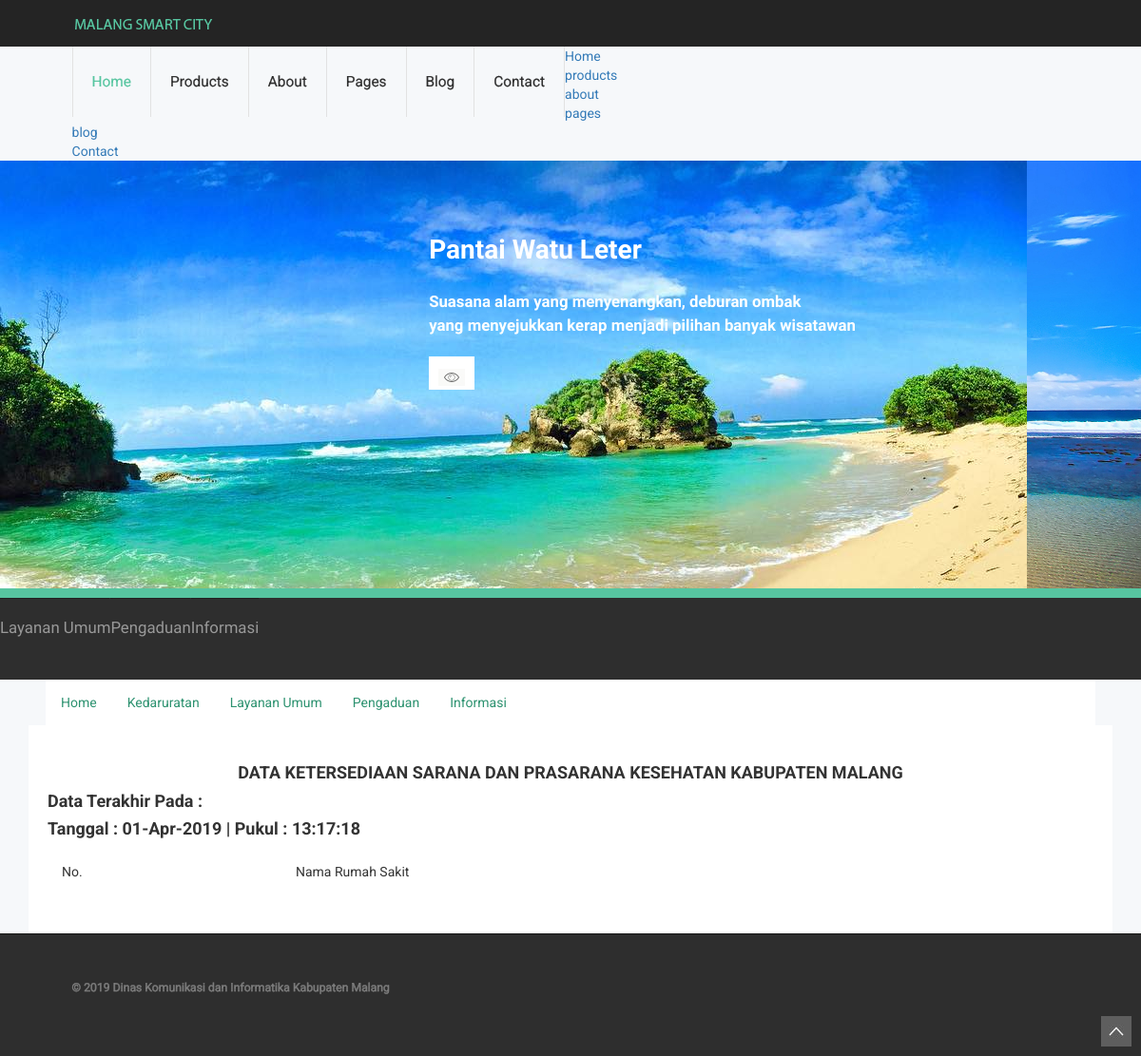
Before: /?page=Faskes with the older database file.
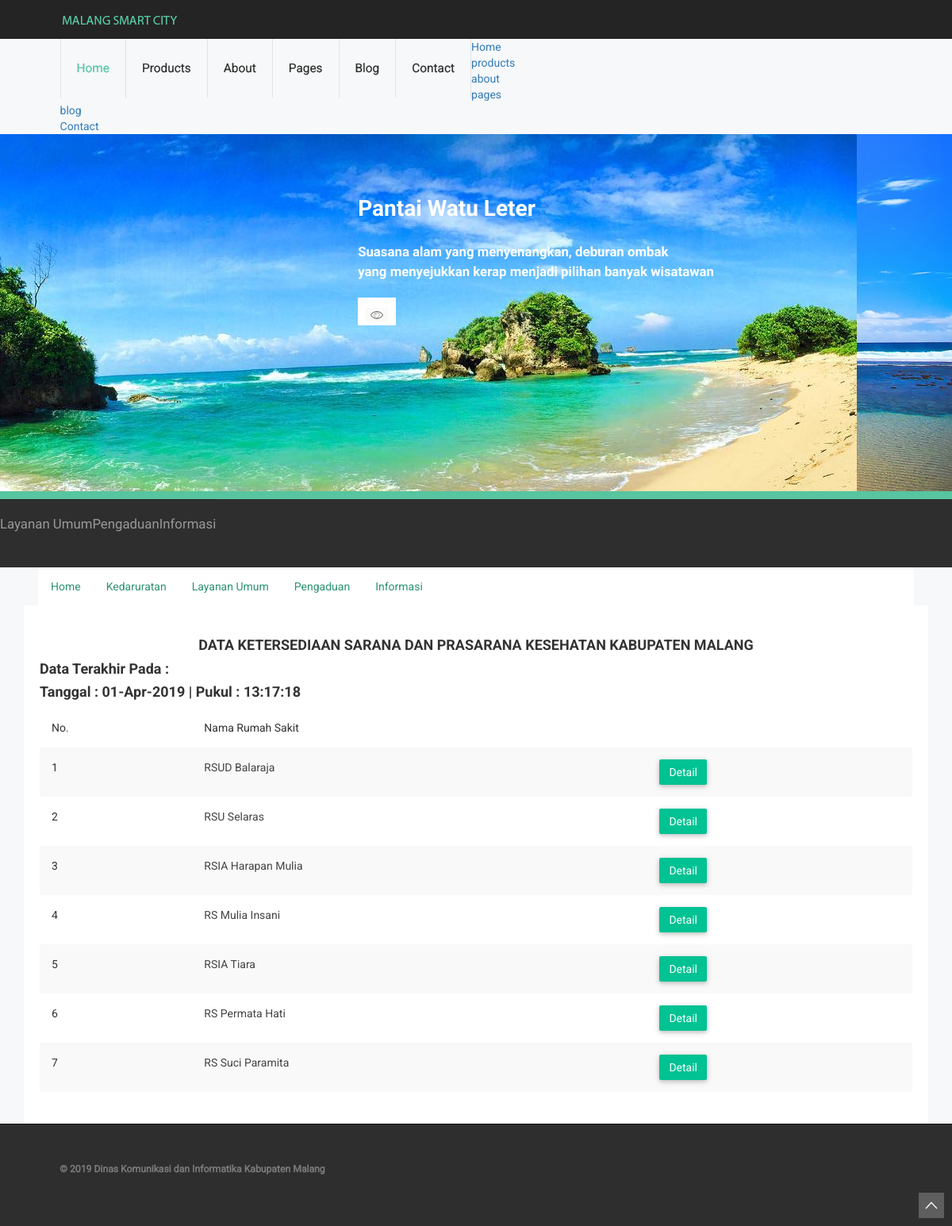
After: the same page with the newer database file.
### tables this page shows
CREATE TABLE `tb_rs` (
  `id_rs` varchar(15) NOT NULL,
  `nama_rs` varchar(200) NOT NULL,
  `alamat_rs` text NOT NULL,
  `telp_rs` varchar(100) NOT NULL
);

### faskes.php (the view, shortened to what this page needs)
<!doctype html>
<html class="no-js" lang="">
<head>
    <link rel="stylesheet" href="css2/bootstrap.min.css">
    <link rel="stylesheet" href="css2/font-awesome.min.css">
    <link rel="stylesheet" href="css2/owl.carousel.css">
    <link rel="stylesheet" href="css2/owl.theme.css">
    <link rel="stylesheet" href="css2/owl.transitions.css">
    <link rel="stylesheet" href="css2/meanmenu/meanmenu.min.css">
    <link rel="stylesheet" href="css2/animate.css">
    <link rel="stylesheet" href="css2/normalize.css">
    <link rel="stylesheet" href="css2/wave/waves.min.css">
    <link rel="stylesheet" href="css2/wave/button.css">
    <link rel="stylesheet" href="css2/scrollbar/jquery.mCustomScrollbar.min.css">
    <link rel="stylesheet" href="css2/notika-custom-icon.css">
    <link rel="stylesheet" href="css2/jquery.dataTables.min.css">
    <link rel="stylesheet" href="css2/main.css">
    <link rel="stylesheet" href="style.css">
    <link rel="stylesheet" href="css2/responsive.css">
</head>
<body>
    <div class="data-table-area">
        <div class="container">
            <div class="row">
                <div class="col-lg-12 col-md-12 col-sm-12 col-xs-12">
                    <div class="data-table-list">
                        <div class="table-responsive">
                            <table id="data-table-basic" class="table table-striped">
                    <center><h4>DATA KETERSEDIAAN SARANA DAN PRASARANA KESEHATAN KABUPATEN MALANG</h4></center>
     <h4>
         <b>Data Terakhir Pada : </b>
         </h4>
         <h4>
         <b>
    <?php
    $tanggal= mktime(date("m"),date("d"),date("Y"));
    echo "Tanggal : <b>".date("d-M-Y", $tanggal)."</b> ";
    $jam=date("H:i:s");
    echo "| Pukul : <b>". $jam." "."</b>";
    ?>
    </b>
         </h4>
                                <thead>
                                    <tr>
                                        <th>No.</th>
                                        <th>Nama Rumah Sakit</th>
                                        <th></th>
                                    </tr>
                                </thead>
                                <tbody>
                          <?php
                        include 'db/koneksi.php';
                        $no = 1;
                        $data = mysqli_query($koneksi,"select * from tb_rs");
                        while($d = mysqli_fetch_array($data)){
                           ?>
                                <tr>
                                  <td><?php echo $no++; ?></td>
                                  <td><a style="color: #444444;"><?php echo $d['nama_rs']; ?> </td>
                                  <td> <a href="detail_faskes.php?id=<?php echo $d['id_rs']; ?>">
                                    <button class="btn btn-success notika-btn-success">Detail</button></a>
                                   </td>
                                </tr>
                                  <?php
                              }
                                ?>
                                </tbody>
                            </table>
                        </div>
                    </div>
                </div>
            </div>
        </div>
    </div>
</body>
</html>

### index.php (shortened to what this page needs)
<!DOCTYPE HTML>
<html>
<head>
<link href="css/style.css" rel="stylesheet" type="text/css" media="all" />
<link type="text/css" rel="stylesheet" href="css/jquery.mmenu.all.css" />
	<link href="css/slider.css" rel="stylesheet" type="text/css" media="all" />
</head>
<body>
<div class="top_bg">
<div class="wrap">
	<div class="header">
		<div class="logo">
			<a href="index.html"><img src="images/logo2.png" alt=""/></a>
		</div>
	</div>
</div>
</div>
<div class="wrap">
<div class="header_btm">
		<div class="menu">
			<ul>
				<li class="active"><a href="index.html">Home</a>
				</li>
				<li><a href="products.html">products</a></li>
				<li><a href="about.html">about</a></li>
				<li><a href="index.html">pages</a></li>
				<li><a href="blog.html">blog</a></li>
				<li><a href="contact.html">Contact</a></li>
			</ul>
		</div>
		<nav id="menu-left">
			<ul>
				<li><a href="index.html">Home</a></li>
				<li><a href="products.html">products</a></li>
				<li><a href="about.html">about</a></li>
				<li><a href="index.html">pages</a></li>
				<li><a href="blog.html">blog</a></li>
				<li><a href="contact.html">Contact</a></li>
			</ul>
		</nav>
</div>
</div>
<div class="slider">
				<div class="image-slider">
					 <div class="wrapper">
                <div id="ei-slider" class="ei-slider">
                    <ul class="ei-slider-large">
						<li>
                            <div class="ei-title">
                            	<h2>Batu Night Spectacular</h2>
                                <h3 class="active">Batu Night Spectacular adalah sebuah lokawisata <br>
                                </h3>
                                <h3>
                                	<a class="ei_icons" href="details.html"><img src="images/icon_1.png" alt=""></a>
                                	</h3>
                            </div>
                        </li>
                        <li>
                            <div class="ei-title">
                            	<h2>Pulau Sempu</h2>
                                <h3 class="active">Pulau Sempu adalah sebuah pulau kecil yang terletak di<br>
                                </h3>
                                <h3>
                                	<a class="ei_icons" href="details.html"><img src="images/icon_1.png" alt=""></a>
                                </h3>
                            </div>
                        </li>
                        <li>
                            <div class="ei-title">
                                <h2>Museum Angkut</h2>
                                <h3 class="active">Museum Angkut merupakan museum transportasi dan <br>
                                </h3>
                                <h3>
                                	<a class="ei_icons" href="details.html"><img src="images/icon_1.png" alt=""></a>
                                </h3>
                            </div>
                        </li>
                        <li>
                            <div class="ei-title">
                                <h2>Pantai Balekambang</h2>
                                <h3 class="active">Pantai Balekambang adalah sebuah pantai  <br>
                                </h3>
                                <h3>
                                	<a class="ei_icons" href="details.html"><img src="images/icon_1.png" alt=""></a>
                                </h3>
                            </div>
                        </li>
                        <li>
                            <img src="images/watuleter.jpg" alt="image05"/>
                            <div class="ei-title">
                                <h2>Pantai Watu Leter</h2>
                                <h3 class="active">Suasana alam yang menyenangkan, deburan ombak <br>
                                	yang menyejukkan kerap menjadi pilihan banyak wisatawan
                                </h3>
                                <h3>
                                	<a class="ei_icons" href="details.html"><img src="images/icon_1.png" alt=""></a>
                                </h3>
                            </div>
                        </li>
                    </ul>
                    <ul class="ei-slider-thumbs">
                        <li class="ei-slider-element">Current</li>
                        <li  class="dropdown"><a href="#"><span>Layanan Umum</span></a>
                        </li>
                        <li class="dropdown"><a href="#"><span>Pengaduan</span> </a>
                        </li>
                        <li class="dropdown"><a href="#"><span>Informasi</span></a>
                        </li>
                    </ul>
                </div>
            </div>
		</div>
</div>
<header class="header">
	<div class="menu-malasngoding">
		<ul>
			<li><a href="index.php">Home</a></li>
			<li class="dropdown"><a>Kedaruratan</a>
			</li>
			<li class="dropdown"><a>Layanan Umum</a>
			</li>
			<li class="dropdown"><a>Pengaduan</a>
			</li>
			<li class="dropdown"><a>Informasi</a>
			</li>
		</ul>
	</div>
</header>
 <?php include "buka_file.php" ?>
<div class="footer_bg">
<div class="wrap">
<div class="footer">
		 <a href="#" id="toTop" style="display: block;"><span id="toTopHover" style="opacity: 1;"></span></a>
	<div class="copy">
		<p class="link"><span>© 2019 Dinas Komunikasi dan Informatika Kabupaten Malang</a></span></p>
	</div>
</div>
</div>
</div>
</body>
</html>

### buka_file.php (shortened to what this page needs)
<?php
if($_GET) {
	switch ($_GET['page']){
		case 'Faskes' :
			include "faskes.php";	break;
	}
}
else {
	if(!file_exists ("menuutama.php")) die ("Empty Main Page!");
	include "menuutama.php";
}
?>

### css/style.css (style rules this page uses)
html,body,div,span,applet,object,iframe,h1,h2,h3,h4,h5,h6,p,blockquote,pre,a,abbr,acronym,address,big,cite,code,del,dfn,em,img,ins,kbd,q,s,samp,small,strike,strong,sub,sup,tt,var,b,u,i,dl,dt,dd,ol,nav ul,nav li,fieldset,form,label,legend,table,caption,tbody,tfoot,thead,tr,th,td,article,aside,canvas,details,embed,figure,figcaption,footer,header,hgroup,menu,nav,output,ruby,section,summary,time,mark,audio,video { margin:0;padding:0;border:0;font-size:100%;font:inherit;vertical-align:baseline; }
article, aside, details, figcaption, figure,footer, header, hgroup, menu, nav, section { display: block; }
ol,ul { list-style:none;margin:0;padding:0; }
table { border-collapse:collapse;border-spacing:0; }
a { text-decoration:none; }
img { max-width:100%; }
body { font-family: 'Maven Pro', sans-serif; background:#ffffff; font-size: 100%; }
.wrap { margin:0 auto; width:80%; }
.top_bg { background: #242424; }
.header { padding:0 4%; }
.logo { float:left; margin: 14px 0; }
.header_btm { padding: 0 4%; }
.menu { float: left; }
.menu ul li { float: left; border-left: 1px solid rgb(226, 226, 226); }
.menu ul li:nth-child(6) { border-right: 1px solid rgb(226, 226, 226); }
.menu ul li a { display: block; padding: 26px 30px; color: #2d2d2d; font-size: 1.1em; text-transform: capitalize; -webkit-text-stroke: 0.2px; -webkit-transition: all 0.3s ease-in-out; -moz-transition: all 0.3s ease-in-out; -o-transition: all 0.3s ease-in-out; transition: all 0.3s ease-in-out; }
.menu ul li.active a { color:#57C5A0; }
.footer { padding: 4%; }
.footer_bg { background: #2e2e2e; }
#toTop { display: none; text-decoration: none; position: fixed; bottom: 10px; right: 10px; overflow: hidden; width: 32px; height: 32px; border: none; text-indent: 100%; background: url(../images/top-move.jpg) no-repeat right top; }
.copy { float: left; }
.copy p { color: #7D7D7D; font-size: 0.8725em; line-height: 1.8em; -webkit-text-stroke: 0.5px; }
.wrapper { position: relative; width: 100%; }
@media only screen and (max-width: 1366px) { .wrap { width:95%; } }
@media only screen and (max-width: 1280px) { .wrap { width:95%; } }
@media only screen and (max-width: 1280px) { .menu ul li a { padding: 26px 20px; } }

### css/slider.css (style rules this page uses)
.slider { background: #2e2e2e; padding-bottom: 8%; }
.ei-slider { font-family: 'Maven Pro', sans-serif; position: relative; width: 100%; max-width: 1920px; height: 450px; margin: 0 auto; }
.ei-slider-large { height: 100%; width: 100%; position:relative; overflow: hidden; }
.ei-slider-large li { position: absolute; top: 0px; left: 0px; overflow: hidden; height: 100%; width: 100%; }
.ei-slider-large li img { margin-left:0px !important; }
.ei-title { position: absolute; right: 25%; top: 15%; }
.btn { background: #57C5A0; color: #ffffff; padding: 25px 12px 10px; display: inline-block; line-height: 1.8em; }
.ei_icons { padding: 10px 10px 5px; background: #ffffff; line-height: 1.8em; }
.ei-title h2 { font-family: 'Maven Pro', sans-serif; padding:10px 0 0; font-size: 2.5em; line-height: 1.2em; color: #ffffff; text-transform:capitalize; }
.ei-title h3 { font-family: 'Maven Pro', sans-serif; padding-top:15px; font-size: 1.2em; line-height:1.5em; color: #ffffff; }
.ei-title h3.active { color: #ffffff; }
.ei-slider-thumbs { height: 10px; margin: 0 auto; position: relative; }
.ei-slider-thumbs li { position: relative; float: left; height: 100%; }
.ei-slider-thumbs li.ei-slider-element { top: 0px; left: 0px; position: absolute; width:100%; height: 100%; z-index: 10; text-indent: -9000px; background: #5B6A7F; background: #57C5A0; }
.ei-slider-thumbs li a { text-align:center; display: block; background: #000000 ; width: 100%; height: 100%; cursor: pointer; -webkit-box-shadow: 0px 1px 1px 0px rgba(0,0,0,0.3), 0px 1px 0px 1px rgba(48, 48, 48, 1); -moz-box-shadow: 0px 1px 1px 0px rgba(0,0,0,0.3), 0px 1px 0px 1px rgba(255,255,255,0.5); box-shadow: 0px 1px 1px 0px rgba(0,0,0,0.3), 0px 1px 0px 1px rgba(48, 48, 48, 1); -webkit-transition: background 0.2s ease; -moz-transition: background 0.2s ease; -o-transition: background 0.2s ease; -ms-transition: background 0.2s ease; transition: background 0.2s ease; }
.ei-slider-thumbs li a span { padding-top: 30px; font-size: 1.2em; display: inline-block; color: #999999; text-transform: capitalize; }
@media only screen and (max-width: 1366px) { .wrap { width:95%; } }
@media only screen and (max-width: 1280px) { .wrap { width:95%; } }
@media only screen and (max-width: 1280px) { .ei-title h2 { font-size: 2em; } }

Changed rows visible on the page:
added tb_rs: nama_rs "RSUD Balaraja"
added tb_rs: nama_rs "RSU Selaras"
added tb_rs: nama_rs "RSIA Harapan Mulia"
added tb_rs: nama_rs "RS Mulia Insani"
added tb_rs: nama_rs "RSIA Tiara"
added tb_rs: nama_rs "RS Permata Hati"
added tb_rs: nama_rs "RS Suci Paramita"
